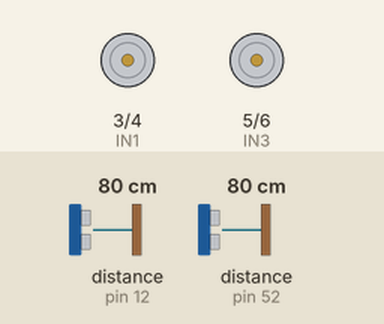
This sketch was run on a simulated Arduino Mega 2560, built with avr-gcc and run on an emulated ATmega2560. Parts: motor-driver pin pairs drawn as motors (green arrow = first pin HIGH = forward, orange = second pin HIGH = backward, longer = more drive, scaled by the enable pin). Wiring (inferred from the names in the program): 2 × ultrasonic range finder: trigger pin 13, echo pin 12 / trigger pin 50, echo pin 52. Inputs (shaded band) come from the test bench; at power-on: distance to the obstacle (sensors on pin 12, pin 52) 80 cm. The echo pulse lasts 58.3 µs per cm.

Above: at 0.08 s.
At 1.2 s:
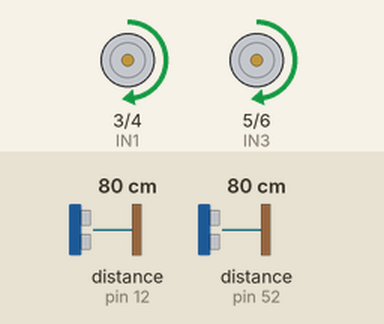
1.3 s: distance to the obstacle (sensor on pin 12) set to 120 cm
At 2.1 s:
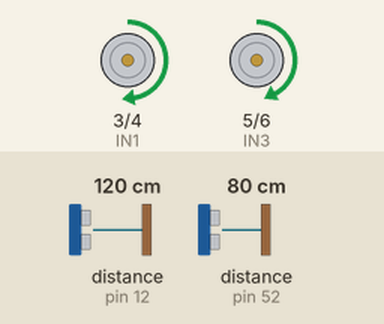
Timing chart, 0 to 4.3 s (numbered marks = the images above; inputs shaded):
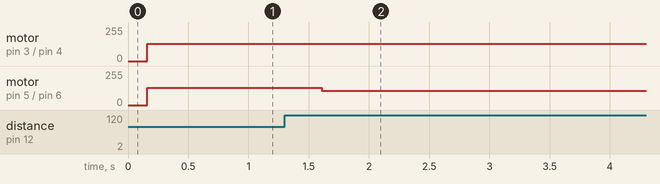

Measured:
- after the input at 1.3 s, motor on pin 5 (IN3) / pin 6 (IN4): forward 128/255 → forward 108/255 after 0.31 s

The sketch:

telemetria.ino
```cpp
#define baudrate 38400

#define speed 128
const int Tm=100;

//Ultrasonido derecha
const int Echo1 = 12;
const int Trigger1 = 13;

//Ultrasonido izquierda
const int Echo2 = 52;   //2 es el sensor de la izquierda
const int Trigger2 = 50;

// Motor 1 Derecha
 int ENA=2;
 int IN1=3;
 int IN2=4;

// Motor 2 izquierda
  int ENB=7;
  int IN3=5;
  int IN4=6;

int state;


void setup() {
  // put your setup code here, to run once:
  //Ultrasonido
  pinMode(Trigger1,OUTPUT);
  pinMode(Echo1,INPUT);
  pinMode(Trigger2,OUTPUT);
  pinMode(Echo2,INPUT);
//Motores
  pinMode(ENA,OUTPUT);
  pinMode(IN1,OUTPUT);
  pinMode(IN2,OUTPUT);
  pinMode(ENB,OUTPUT);
  pinMode(IN3,OUTPUT);
  pinMode(IN4,OUTPUT);
  Serial3.begin(baudrate);

  state = 0;
}

void loop() {

 //Lectura de ultrasonidos;
 int cm1 = ping(Trigger1,Echo1);
 delay(50);
 int cm2 = ping(Trigger2,Echo2);
 delay(Tm);

 switch(state){
  case 0:
    if(cm1>cm2){
    adelante_izquierda();
    }else if(cm2>cm1){
    adelante_derecha;
    }else{
    adelante();
    }
    if(cm1<=40 && cm2 <= 40){
      state = 1;
    }
  break;
  case 1:
    if(cm1>cm2){
    atras_izquierda();
    }else if(cm2>cm1){
    atras_derecha;
    }else{
    atras();
    }
    if(cm1>=40 && cm2 >= 40){
      state = 2;
    }
  break;
  case 2:
    para();
  break;
 }


 char str[20];
 sprintf(str,"%d;%d;%d;0;0;0;0\n",Tm,cm1,cm2);
 Serial3.write(str);
}


 int ping(int Trigger1, int Echo1) {
  long duration, distanceCm;
  digitalWrite(Trigger1, LOW); //para generar un pulso limpio se pone a LOW 4us
  delayMicroseconds(4);
  digitalWrite(Trigger1, HIGH); //se genera el disparo de 10 us
  delayMicroseconds(10);
  digitalWrite(Trigger1, LOW);
  duration= pulseIn(Echo1, HIGH);
  distanceCm= duration *10/292/2;
  return distanceCm;
 }

 void adelante ()
{
  //direccion motor derecha
  digitalWrite(IN1,HIGH);
  digitalWrite(IN2,LOW);
  analogWrite(ENA, speed);
  //direccion motor izquierda
  digitalWrite(IN3,HIGH);
  digitalWrite(IN4,LOW);
  analogWrite(ENB,speed);
}

void atras ()
{
  //direccion motor 1
  digitalWrite(IN1,LOW);
  digitalWrite(IN2,HIGH);
  analogWrite(ENA, speed);
  //direccion motor 2
  digitalWrite(IN3,LOW);
  digitalWrite(IN4,HIGH);
  analogWrite(ENB,speed);
}

void derecha ()
{
  //direccion motor derecha
  digitalWrite(IN1,HIGH);
  digitalWrite(IN2,LOW);
  analogWrite(ENA, speed);
  //direccion motor izquierda
  digitalWrite(IN3,LOW);
  digitalWrite(IN4,HIGH);
  analogWrite(ENB,speed);
}

void izquierda ()
{
  //direccion motor derecha
  digitalWrite(IN1,LOW);
  digitalWrite(IN2,HIGH);
  analogWrite(ENA, speed);
  //direccion motor izquierda
  digitalWrite(IN3,HIGH);
  digitalWrite(IN4,LOW);
  analogWrite(ENB,speed);
}

void adelante_derecha(){
  //direccion motor derecha
  digitalWrite(IN1,HIGH);
  digitalWrite(IN2,LOW);
  analogWrite(ENA, speed-20);
  //direccion motor izquierda
  digitalWrite(IN3,HIGH);
  digitalWrite(IN4,LOW);
  analogWrite(ENB,speed);
}

void adelante_izquierda(){
  //direccion motor derecha
  digitalWrite(IN1,HIGH);
  digitalWrite(IN2,LOW);
  analogWrite(ENA, speed);
  //direccion motor izquierda
  digitalWrite(IN3,HIGH);
  digitalWrite(IN4,LOW);
  analogWrite(ENB,speed-20);
}

void atras_derecha(){
  //direccion motor derecho
  digitalWrite(IN1,LOW);
  digitalWrite(IN2,HIGH);
  analogWrite(ENA, speed);
  //direccion motor izquierdo
  digitalWrite(IN3,LOW);
  digitalWrite(IN4,HIGH);
  analogWrite(ENB,speed-20);
}

void atras_izquierda(){
  //direccion motor derecho
  digitalWrite(IN1,LOW);
  digitalWrite(IN2,HIGH);
  analogWrite(ENA, speed-20);
  //direccion motor izquierdo
  digitalWrite(IN3,LOW);
  digitalWrite(IN4,HIGH);
  analogWrite(ENB,speed);
}

void para ()
{
  //direccion motor derecha
  digitalWrite(IN1,LOW);
  digitalWrite(IN2,LOW);
  analogWrite(ENA, 0);
  //direccion motor izquierda
  digitalWrite(IN3,LOW);
  digitalWrite(IN4,LOW);
  analogWrite(ENB,0);
}
```
